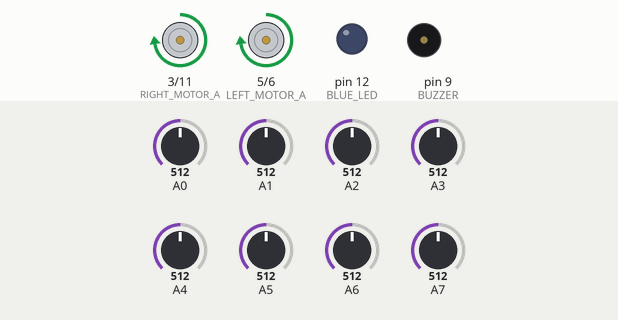
A sketch run on a simulated Arduino Nano, built with avr-gcc and run on an emulated ATmega328P. On the bench: motor-driver pin pairs drawn as motors (green arrow = first pin HIGH = forward, orange = second pin HIGH = backward, longer = more drive), output pins drawn as LEDs (lit = HIGH), buzzer (waves = sounding, pin HIGH). The test bench sets the inputs (shaded band); at power-on: A6 = 512, A7 = 512, A0 = 512, A1 = 512, A2 = 512, A3 = 512, A4 = 512, A5 = 512. What the sketch prints to the serial monitor is not drawn.

Above: at 9.7 s.
9.8 s: A6 set to 169
At 11.5 s:
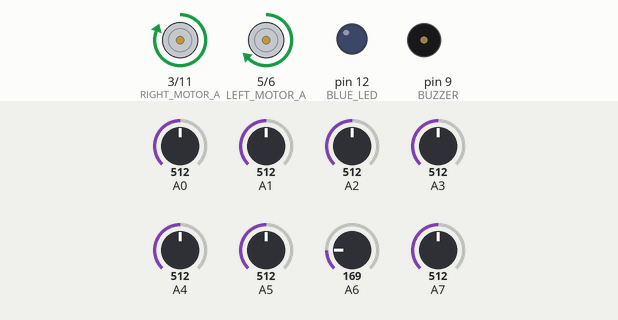
12.8 s: A6 set to 137
At 14.33 s:
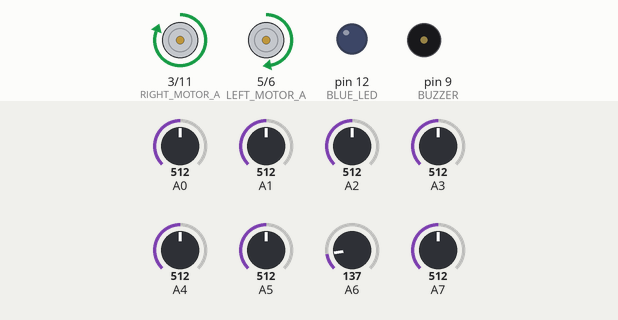
15.8 s: A7 set to 65
At 18.5 s:
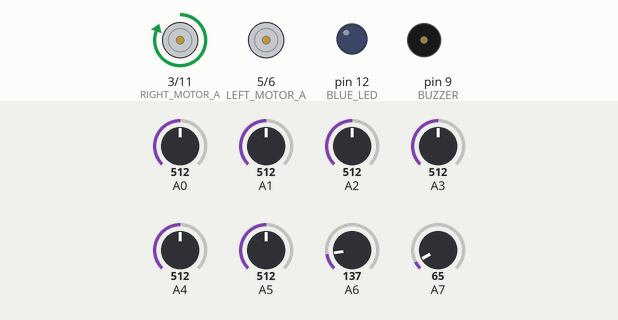
18.8 s: A7 set to 879
21.8 s: A7 set to 896
24.8 s: A6 set to 992
At 30.2 s:
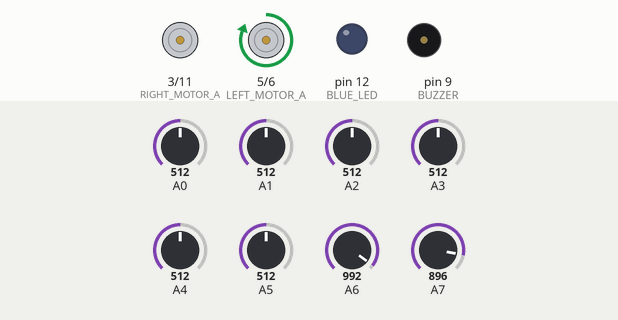
Timing chart, 0 to 30.4 s (numbered marks = the images above; inputs shaded):
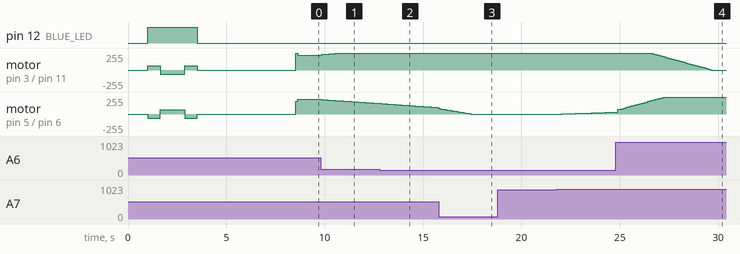

The sketch:

PID_flf_version_2.ino
```cpp
#include <QTRSensors.h>
#include <PID_v1.h>

const uint8_t BUZZER=9;
const uint8_t BLUE_LED=12;

const uint8_t LEFT_MOTOR_A=5;
const uint8_t LEFT_MOTOR_B=6;

const uint8_t RIGHT_MOTOR_A=3;
const uint8_t RIGHT_MOTOR_B=11;

const uint8_t PUSH_BUTTON=4;

const uint8_t LEFT=0;
const uint8_t RIGHT=1;

const uint8_t SensorCount = 8;
uint16_t sensorValues[SensorCount];

double Input, Output;
double Setpoint;
double Kp=0.04, Kd=0.001, Ki=0.1;

QTRSensors qtr;
PID pid(&Input, &Output, &Setpoint, Kp, Ki, Kd, DIRECT);

void setup()
{
  pinMode(BLUE_LED, OUTPUT);
  pinMode(BUZZER,OUTPUT);
  pinMode(BLUE_LED,OUTPUT);
  pinMode(LEFT_MOTOR_A,OUTPUT);
  pinMode(LEFT_MOTOR_B,OUTPUT);
  pinMode(RIGHT_MOTOR_A,OUTPUT);
  pinMode(RIGHT_MOTOR_B,OUTPUT);
  pinMode(PUSH_BUTTON,INPUT_PULLUP);

  qtr.setTypeAnalog();
  qtr.setSensorPins((const uint8_t[]){A0, A1, A2, A3, A4, A5, A6, A7}, SensorCount);
  qtr.setEmitterPin(10);

  delay(1000);

  digitalWrite(BLUE_LED, HIGH);
  for (uint16_t i = 0; i < 100; i++)
  {
    if(i<25 || i>=75)
      maneuver(LEFT,64);
    else
      maneuver(RIGHT,64);
    qtr.calibrate();
  }
  maneuver(0,0);
  digitalWrite(BLUE_LED, LOW);

  Serial.begin(57600);

  pid.SetMode(AUTOMATIC);
  pid.SetOutputLimits(-255, 255);

  delay(5000);

  Input =(double) qtr.readLineWhite(sensorValues);
  Setpoint=Input;
}

void loop()
{
  lineFollow();
}

void lineFollow()
{
  Input =(double) qtr.readLineWhite(sensorValues);
  pid.Compute();
  Serial.print(Input); Serial.print('\t'); Serial.println(Output);
  analogWrite(LEFT_MOTOR_A,constrain(225+Output,0,255));
  analogWrite(LEFT_MOTOR_B,0);
  analogWrite(RIGHT_MOTOR_A,constrain(225-Output,0,255));
  analogWrite(RIGHT_MOTOR_B,0);
}

void maneuver(uint8_t stat, double Speed)
{
  analogWrite(LEFT_MOTOR_A,stat*Speed);
  analogWrite(LEFT_MOTOR_B,(1-stat)*Speed);
  analogWrite(RIGHT_MOTOR_A,(1-stat)*Speed);
  analogWrite(RIGHT_MOTOR_B,stat*Speed);
}
```

Measured:
- the behaviour switches between 155 and 154 on A6 (found by bisection; images 1 and 2)
- after the input at 9.8 s, motor on pin 3 (RIGHT_MOTOR_A) / pin 11 (RIGHT_MOTOR_B): moves from forward 225/255 to forward 255/255 over 1.1 s, starting at once; motor on pin 5 (LEFT_MOTOR_A) / pin 6 (LEFT_MOTOR_B): moves from forward 225/255 to forward 159/255 over 2.9 s, starting at once
- after the input at 24.8 s, motor on pin 3 (RIGHT_MOTOR_A) / pin 11 (RIGHT_MOTOR_B): moves from forward 255/255 to stopped over 3.1 s, starting after 1.7 s
